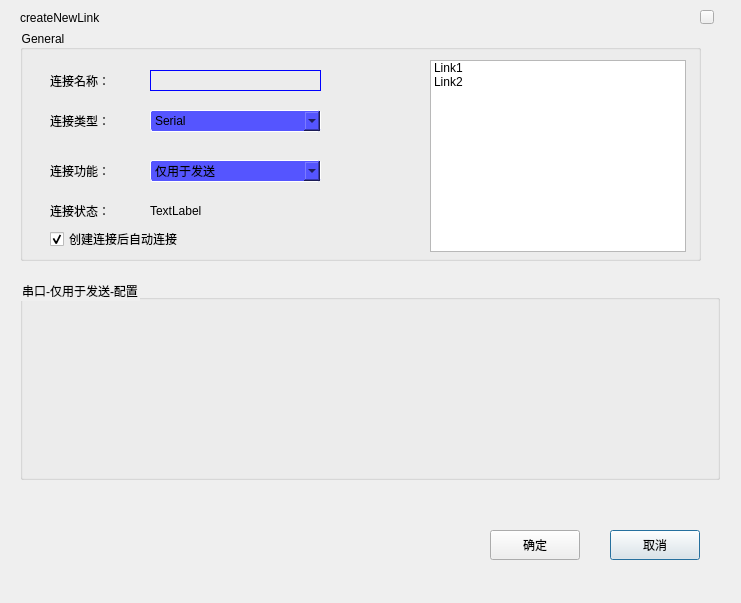
<?xml version="1.0" encoding="UTF-8"?>
<ui version="4.0">
 <class>CreateNewLink</class>
 <widget class="QDialog" name="CreateNewLink">
  <property name="geometry">
   <rect>
    <x>0</x>
    <y>0</y>
    <width>741</width>
    <height>603</height>
   </rect>
  </property>
  <property name="windowTitle">
   <string>Dialog</string>
  </property>
  <property name="styleSheet">
   <string notr="true">*{
  color:black;
   font-family:&quot;Microsoft YaHei&quot;;
}
QLineEdit#linkNameLine
{
border:1px solid blue;
background: transparent
}
QRadioButton::indicator
{
width:28px;
height:28px;
}
QRadioButton::indicator::unchecked
{
background: transparent;
border:1px white;

}
QRadioButton::indicator::checked
{
border-image: url(:/new/image/FastCombatImage/TeamConfigImage/multiSelect.png);
}
/*设置QListWidget背景与item样式*/
QListWidget#protoListW
{
background-image: url(:/LinkMImage/listWBgk.png);
/*border-left:3px solid white;
border-bottom:3px solid white;*/
}
QListWidget::item
{
background: transparent;
}
QListWidget::item::hover
{
background-color: rgb(85, 85, 255);
}
QListWidget::item::selected
{
background-color: rgb(85, 170, 255);
}
/*水平纯色滚动条*/
QScrollBar:horizontal {/*横向背景色*/
      border: 1px solid grey;
      background: transparent;
      height: 10px;
      margin: 0px 0px 0 0px;
  }
QScrollBar::handle:horizontal {/*小滑块背景色*/
      background: rgb(85, 85, 255);
      min-width: 5px;
	border-radius:2px
}
/*水平纯色滚动条*/
 QScrollBar:vertical {/*横向背景色*/
      border: 1px solid grey;
      background: transparent;
      height: 10px;
      margin: 0px 0px 0 0px;
  }
QScrollBar::handle:vertical {/*小滑块背景色*/
      background: rgb(85, 85, 255);
      min-width: 5px;
}
/*两段滚动条*/
QScrollBar::add-page,QScrollBar::sub-page{
   background: transparent;}
QScrollBar::add-line,QScrollBar::sub-line{
   background: transparent;}

/*下拉框背景色选择*/
QComboBox#linkTypeCom,#linkFunCom
{
background-color: rgb(85, 85, 255);
border:1px solid white;
border-radius:3px;
}
QComboBox#linkTypeCom QAbstractItemView
{
background-color: rgb(85, 170, 255);
selection-background-color:green;

}
QComboBox#linkFunCom QAbstractItemView
{
background-color: rgb(85, 170, 255);
selection-background-color:green;

}</string>
  </property>
  <widget class="QGroupBox" name="generalGroup">
   <property name="geometry">
    <rect>
     <x>20</x>
     <y>30</y>
     <width>681</width>
     <height>231</height>
    </rect>
   </property>
   <property name="title">
    <string>General</string>
   </property>
   <widget class="QLabel" name="label">
    <property name="geometry">
     <rect>
      <x>30</x>
      <y>40</y>
      <width>71</width>
      <height>21</height>
     </rect>
    </property>
    <property name="text">
     <string>连接名称：</string>
    </property>
   </widget>
   <widget class="QLineEdit" name="linkNameLine">
    <property name="geometry">
     <rect>
      <x>130</x>
      <y>40</y>
      <width>171</width>
      <height>21</height>
     </rect>
    </property>
   </widget>
   <widget class="QLabel" name="label_2">
    <property name="geometry">
     <rect>
      <x>30</x>
      <y>80</y>
      <width>71</width>
      <height>21</height>
     </rect>
    </property>
    <property name="text">
     <string>连接类型：</string>
    </property>
   </widget>
   <widget class="QLabel" name="label_3">
    <property name="geometry">
     <rect>
      <x>30</x>
      <y>130</y>
      <width>71</width>
      <height>21</height>
     </rect>
    </property>
    <property name="text">
     <string>连接功能：</string>
    </property>
   </widget>
   <widget class="QComboBox" name="linkTypeCom">
    <property name="geometry">
     <rect>
      <x>130</x>
      <y>80</y>
      <width>171</width>
      <height>22</height>
     </rect>
    </property>
    <item>
     <property name="text">
      <string>Serial</string>
     </property>
    </item>
    <item>
     <property name="text">
      <string>TCP</string>
     </property>
    </item>
    <item>
     <property name="text">
      <string>UDP组播</string>
     </property>
    </item>
    <item>
     <property name="text">
      <string>UDP单播</string>
     </property>
    </item>
    <item>
     <property name="text">
      <string>UDP广播</string>
     </property>
    </item>
   </widget>
   <widget class="QComboBox" name="linkFunCom">
    <property name="geometry">
     <rect>
      <x>130</x>
      <y>130</y>
      <width>171</width>
      <height>22</height>
     </rect>
    </property>
    <item>
     <property name="text">
      <string>仅用于发送</string>
     </property>
    </item>
    <item>
     <property name="text">
      <string>仅用于接收</string>
     </property>
    </item>
    <item>
     <property name="text">
      <string>即发送又接受</string>
     </property>
    </item>
   </widget>
   <widget class="QListWidget" name="protoListW">
    <property name="geometry">
     <rect>
      <x>410</x>
      <y>30</y>
      <width>256</width>
      <height>192</height>
     </rect>
    </property>
    <property name="lineWidth">
     <number>0</number>
    </property>
    <property name="autoScrollMargin">
     <number>0</number>
    </property>
    <item>
     <property name="text">
      <string>Link1</string>
     </property>
    </item>
    <item>
     <property name="text">
      <string>Link2</string>
     </property>
    </item>
   </widget>
   <widget class="QLabel" name="label_4">
    <property name="geometry">
     <rect>
      <x>30</x>
      <y>170</y>
      <width>71</width>
      <height>21</height>
     </rect>
    </property>
    <property name="text">
     <string>连接状态：</string>
    </property>
   </widget>
   <widget class="QLabel" name="conStausLab">
    <property name="geometry">
     <rect>
      <x>130</x>
      <y>170</y>
      <width>161</width>
      <height>21</height>
     </rect>
    </property>
    <property name="text">
     <string>TextLabel</string>
    </property>
   </widget>
   <widget class="QCheckBox" name="autoConcheck">
    <property name="geometry">
     <rect>
      <x>30</x>
      <y>200</y>
      <width>161</width>
      <height>18</height>
     </rect>
    </property>
    <property name="text">
     <string>创建连接后自动连接</string>
    </property>
    <property name="checked">
     <bool>true</bool>
    </property>
   </widget>
  </widget>
  <widget class="QPushButton" name="cancleButton">
   <property name="geometry">
    <rect>
     <x>610</x>
     <y>530</y>
     <width>90</width>
     <height>30</height>
    </rect>
   </property>
   <property name="text">
    <string>取消</string>
   </property>
  </widget>
  <widget class="QPushButton" name="okButton">
   <property name="geometry">
    <rect>
     <x>490</x>
     <y>530</y>
     <width>90</width>
     <height>30</height>
    </rect>
   </property>
   <property name="text">
    <string>确定</string>
   </property>
  </widget>
  <widget class="QGroupBox" name="proSetGroup">
   <property name="geometry">
    <rect>
     <x>20</x>
     <y>280</y>
     <width>700</width>
     <height>200</height>
    </rect>
   </property>
   <property name="title">
    <string>串口-仅用于发送-配置</string>
   </property>
  </widget>
  <widget class="QPushButton" name="closeButton">
   <property name="geometry">
    <rect>
     <x>700</x>
     <y>10</y>
     <width>14</width>
     <height>14</height>
    </rect>
   </property>
   <property name="minimumSize">
    <size>
     <width>14</width>
     <height>14</height>
    </size>
   </property>
   <property name="maximumSize">
    <size>
     <width>14</width>
     <height>14</height>
    </size>
   </property>
   <property name="text">
    <string/>
   </property>
  </widget>
  <widget class="QLabel" name="label_5">
   <property name="geometry">
    <rect>
     <x>20</x>
     <y>10</y>
     <width>91</width>
     <height>16</height>
    </rect>
   </property>
   <property name="text">
    <string>createNewLink</string>
   </property>
  </widget>
 </widget>
 <resources/>
 <connections/>
</ui>
